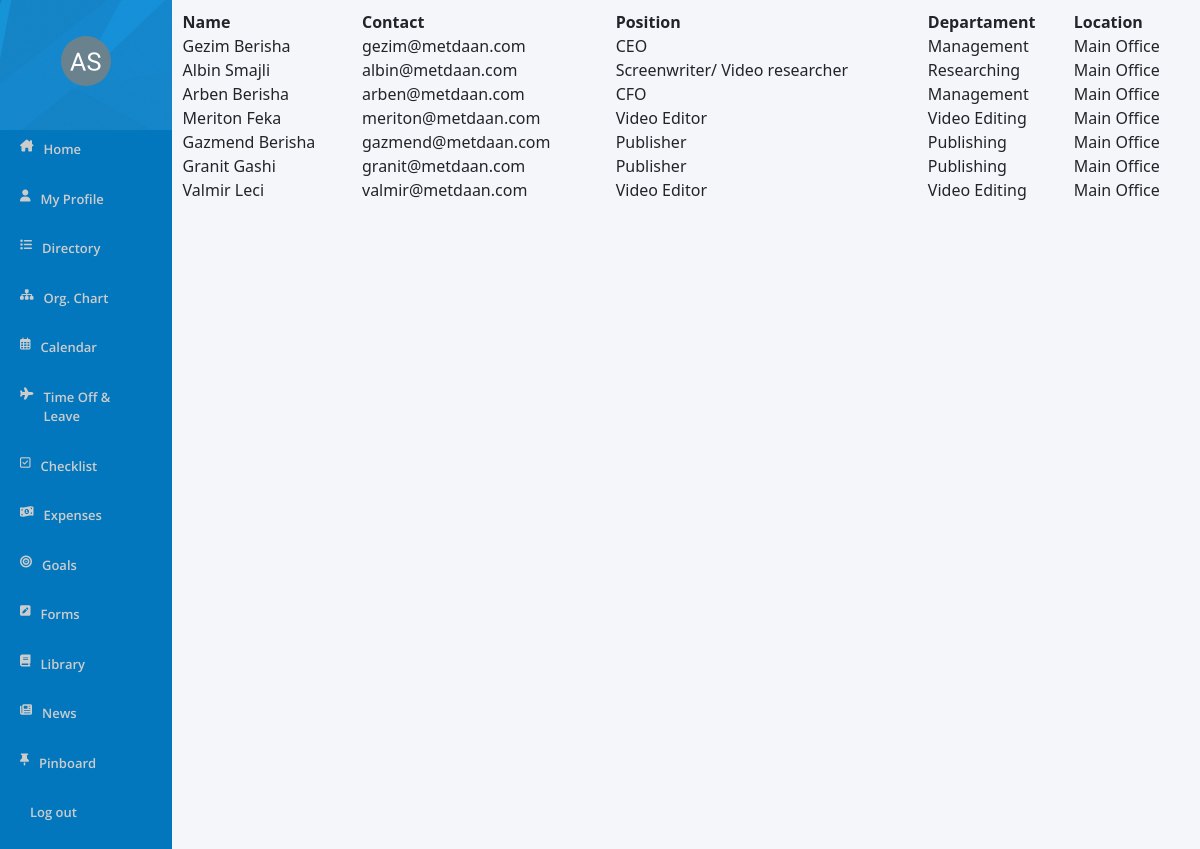
Screenshot of /main.php?page=directory with the database file from the repository.
### tables this page shows
CREATE TABLE `users` (
  `user_id` int(100) NOT NULL,
  `name` varchar(200) NOT NULL,
  `surname` varchar(200) NOT NULL,
  `email` varchar(200) NOT NULL,
  `password` varchar(500) NOT NULL,
  `Position_ID` int(11) NOT NULL,
  `Departament_ID` int(11) NOT NULL,
  `role` int(11) NOT NULL
);

CREATE TABLE `position` (
  `position_id` int(11) NOT NULL,
  `position_name` varchar(100) NOT NULL,
  `Departament_ID` int(11) NOT NULL
);

CREATE TABLE `departament` (
  `departament_id` int(11) NOT NULL,
  `departament_name` varchar(100) NOT NULL
);

### pages/directory.php (the view, shortened to what this page needs)
<?php
require_once './config.php';
$sql= "SELECT * from users
        LEFT JOIN position ON users.Position_ID = position.position_id
        LEFT JOIN departament ON users.Departament_ID = departament.departament_id";
$prep=$con->prepare($sql);
$prep->execute();
$datas= $prep->fetchAll();
?>
<head>
<link href="https://cdn.jsdelivr.net/npm/bootstrap@5.3.1/dist/css/bootstrap.min.css" rel="stylesheet">
    <link rel="stylesheet" href="./css/directory.css">
</head>
<?php if ($_SESSION['role']==1) { ?>
<div id="main">
   <div>
    <h5>Employee Directory</h5>
    <button>Filter</button>
   </div>
    <table id="userTable">
        <thead>
<button type="button" class="btn btn-primary" data-bs-toggle="modal" data-bs-target="#staticBackdrop">
    Add Employee
</button>
<div class="modal fade" id="staticBackdrop" data-bs-backdrop="static" data-bs-keyboard="false" tabindex="-1" aria-labelledby="staticBackdropLabel" aria-hidden="true">
  <div class="modal-dialog">
    <div class="modal-content">
      <div class="modal-header">
        <h1 class="modal-title fs-5" id="staticBackdropLabel">Add Employee</h1>
        <button type="button" class="btn-close" data-bs-dismiss="modal" aria-label="Close"></button>
      </div>
      <div class="modal-body">
      <form action="./addUserLogic.php" method="POST">
          <div class="mb-3">
            <label for="name" class="col-form-label">Name:</label>
            <input type="text" class="form-control" name="name" id="name" required>
          </div>
          <div class="mb-3">
            <label for="surname" class="col-form-label">Surname:</label>
            <input type="text" class="form-control" name="surname" id="surname" required>
          </div>
          <div class="mb-3">
            <label for="email" class="col-form-label">E-mail:</label>
            <input type="email" class="form-control" name="email" id="email" required>
          </div>
          <div class="mb-3">
            <label for="password" class="col-form-label">Password:</label>
            <input type="password" class="form-control" name="password" id="password" required>
          </div>
          <div class="mb-3">
            <label for="Position_ID" class="col-form-label">Position_ID:</label>
            <input type="number" class="form-control" name="Position_ID" id="Position_ID" required>
          </div>
          <div class="mb-3">
            <label for="Departament_ID" class="col-form-label">Departament_ID:</label>
            <input type="number" class="form-control" name="Departament_ID" id="Departament_ID" required>
          </div>
          <div class="mb-3">
            <label for="role" class="col-form-label">Role:</label >
            <input type="number" class="form-control" name="role" id="role" required>
          </div>
            <div class="modal-footer">
                <button type="button" class="btn btn-secondary" data-bs-dismiss="modal">Close</button>
                <button type="submit" name="submit" class="btn btn-success" >Registre Employee</button>
            </div>
      </form>
      </div>
    </div>
  </div>
</div>
            <tr>
                <th>ID</th>
                <th>Name</th>
                <th>Contact</th>
                <th>Position</th>
                <th>Departament</th>
                <th>Location</th>
                <th>Edit / Delete</th>
            </tr>
        </thead>
        <tbody>
           <?php foreach($datas as $data): ?>
                <tr>
                  <td><?= $data['user_id'] ?></td>
                    <td><?= $data['name'] ?> <?= $data['surname']?></td>
                    <td><?= $data['email'] ?></td>
                    <td><?= $data['position_name'] ?></td>
                    <td><?= $data['departament_name'] ?></td>
                    <td>Main Office</td>
                    <td>
                      <button type="button" class="btn btn-primary" data-bs-toggle="modal" data-bs-target="#editemployee">
                        <a Style="color:white;" href="pages/editDirectory.php?user_id=<?= $data['user_id']; ?>">Edit </a>
                      </button> |
                      <button type="button" class="btn btn-danger" >
                         <a Style="color:white;" href="pages/deleteDirectory.php?user_id=<?= $data['user_id']; ?>">Delete </a>
                      </button>
                    </td>
                </tr>
           <?php endforeach; ?>
        </tbody>
    </table>
</div>
<?php
} else { ?>
<div id="main">
    <table id="userTable">
        <thead>
            <tr>
                <th>Name</th>
                <th>Contact</th>
                <th>Position</th>
                <th>Departament</th>
                <th>Location</th>
            </tr>
        </thead>
        <tbody>
           <?php foreach($datas as $data): ?>
                <tr>
                    <td><?= $data['name'] ?> <?= $data['surname']   ?></td>
                    <td><?= $data['email'] ?></td>
                    <td><?= $data['position_name'] ?></td>
                    <td><?= $data['departament_name'] ?></td>
                    <td>Main Office</td>
                </tr>
           <?php endforeach; ?>
        </tbody>
    </table>
</div>
<?php
}
?>

### main.php (shortened to what this page needs)
<?php
require_once 'config.php';
?>
<head>
<?php include_once 'template/header.php' ?>
</head>
<body>
    <div id="sidebar">
        <div id="profile">
            <img src="images/albin-smajli.png" alt="">
        </div>
         <ul id="sidebarElements" >
            <li>
            <i class="fa-solid fa-house-chimney"></i>
            <a href="?page=home">Home</a>
            </li>
            <li>
            <i class="fa-solid fa-user"></i>
            <a href="?page=myProfile">My Profile</a>
            </li>
            <li>
            <i class="fa-solid fa-list"></i>
            <a href="?page=directory">Directory</a>
            </li>
            <li>
            <i class="fa-solid fa-sitemap"></i>
            <a href="?page=orgChart">Org. Chart</a>
            </li>
            <li>
            <i class="fa-regular fa-calendar-days"></i>
            <a href="?page=calendar">Calendar</a>
            </li>
            <li>
            <i class="fa fa-plane"></i>
            <a href="?page=timeOff">Time Off & Leave</a>
            </li>
            <li>
            <i class="fa fa-check-square-o"></i>
            <a href="?page=checklist">Checklist</a>
            </li>
            <li>
            <i class="fa-solid fa-money-bill-1-wave"></i>
            <a href="?page=expenses">Expenses</a>
            </li>
            <li>
            <i class="fa-solid fa-bullseye"></i>
            <a href="?page=goals">Goals</a>
            </li>
            <li>
            <i class="fa-solid fa-square-pen"></i>
            <a href="?page=forms">Forms</a>
            </li>
            <li>
            <i class="fa-solid fa-book"></i>
            <a href="?page=library">Library</a>
            </li>
            <li>
            <i class="fa-solid fa-newspaper"></i>
            <a href="?page=news">News</a>
            </li>
            <li>
            <i class="fa-solid fa-thumbtack"></i>
            <a href="?page=pinboard">Pinboard</a>
            </li>
            <li>
            <a href="logout.php">Log out</a>
            </li>
         </ul>
    </div>
    <div id="content">
        <?php
         if(!isset($_GET['page']) || $_GET['page'] == ''){
            $page = 'home';
        } else {
            $page = $_GET['page'];
        }
            switch ($page) {
                case 'directory':
                    include 'pages/directory.php';
                    break;
            }
        ?>
    </div>
</body>
</html>

### template/header.php (shortened to what this page needs)
<link rel="stylesheet" href="css/index.css">

### css/index.css (style rules this page uses)
body { display: flex; flex-direction: row; margin: 0; padding: 0; line-height: 1.42857143; }
#sidebar { padding: 0; display: flex; flex-direction: column; background-color: #0277bd; width: 14.3%; height: 900px; }
#profile { width: 100%; height: 130px; display: flex; flex-direction: column; justify-content: center; align-items:center; background-image: url('../images/sidebarheader.png'); }
#profile img { width: 50px; height: 50px; border-radius: 50%; }
#sidebar ul { padding: 10px; width: 80%; list-style: none; filter: brightness(80%); }
#sidebar li { padding: 0; display: flex; flex-direction: row; justify-content: center; align-content: center; margin-bottom: 30px; width: 100%; margin-left: 10px; font-size: 15px; }
#sidebar a { width: 100%; text-decoration: none; color: white; font-size: 13px; font-weight: 400; font-family: 'Open Sans', sans-serif; font-weight: 600; margin-left: 10px; }
#sidebar i { color: white; font-size: 12px; }
#content { padding: 10px; width: 85.7%; }

### css/directory.css (style rules this page uses)
body { display: flex; flex-direction: row; background-color: #F4F6FA; }
#main { width: 100%; }
#userTable { width: 100%; }
a { text-decoration: none; }

### rows the page displays
users: name "Gezim", surname "Berisha", email "gezim@metdaan.com", Position_ID.position_name "CEO", Departament_ID.departament_name "Management"
users: name "Albin", surname "Smajli", email "albin@metdaan.com", Position_ID.position_name "Screenwriter/ Video researcher", Departament_ID.departament_name "Researching"
users: name "Arben", surname "Berisha", email "arben@metdaan.com", Position_ID.position_name "CFO", Departament_ID.departament_name "Management"
users: name "Meriton", surname "Feka", email "meriton@metdaan.com", Position_ID.position_name "Video Editor", Departament_ID.departament_name "Video Editing"
users: name "Gazmend", surname "Berisha", email "gazmend@metdaan.com", Position_ID.position_name "Publisher", Departament_ID.departament_name "Publishing"
users: name "Granit", surname "Gashi", email "granit@metdaan.com", Position_ID.position_name "Publisher", Departament_ID.departament_name "Publishing"
users: name "Valmir", surname "Leci", email "valmir@metdaan.com", Position_ID.position_name "Video Editor", Departament_ID.departament_name "Video Editing"
